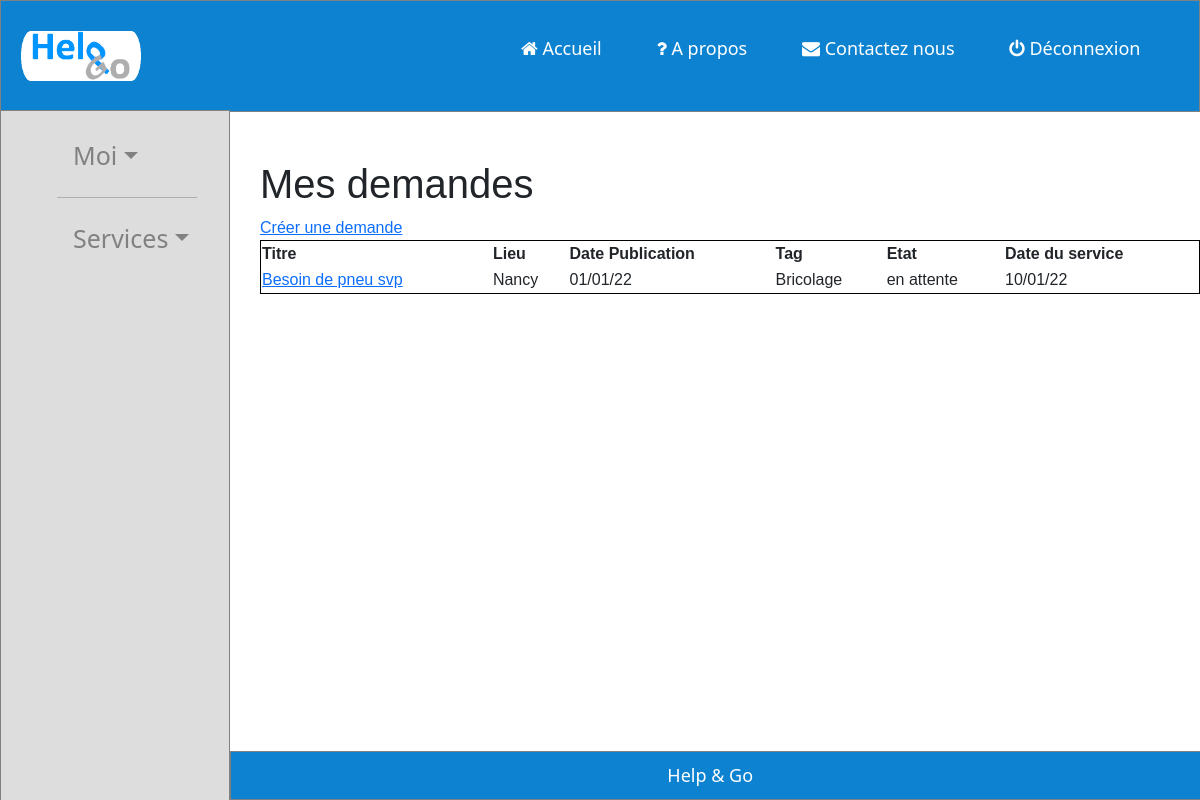
The page /1/mes_demandes on the database its author committed.
### tables this page shows
CREATE TABLE Demandes(
	id_dem int primary key check (id_dem > 0) NOT NULL,
	id_auteur_dem int check (id_auteur_dem > 0) NOT NULL,
	etat varchar check (etat in ('en attente','en cours','terminé')) NOT NULL,
	id_accepteur int DEFAULT 0,
	lieu varchar NOT NULL,
	description varchar,
	datedeb datetime default CURRENT_TIMESTAMP,
	titre varchar,
	filtre varchar check (filtre in ('Jardinage','Bricolage','Déménagement','Formation','Babysitting','Informatique','Autres taches physiques','Aide aux devoirs','Autres taches intellectuelles','Autre...')),
	dateservice datetime);

### app.py (the view)
@app.route('/<idd>/mes_demandes', methods=['GET']) #pour afficher mes demandes en récupérant la liste
def mesdemandes(idd):
    con = sqlite3.connect(database)
    cur = con.cursor()
    cur.execute('SELECT etat,lieu,datedeb,titre,filtre,id_dem,dateservice FROM Demandes WHERE id_auteur_dem = ?', (idd,))
    tab = cur.fetchall()
    con.close()
    return render_template("mesdemandes.html",liste=tab,id_user=idd)

### templates/mesdemandes.html (shortened to what this page needs)
<!DOCTYPE html>
<html>
<head>
    <link href="https://cdn.jsdelivr.net/npm/bootstrap@5.0.2/dist/css/bootstrap.min.css" rel="stylesheet">
    <link rel="stylesheet" href='/static/styles-layout.css'>
    <link rel="stylesheet" href="https://cdnjs.cloudflare.com/ajax/libs/font-awesome/4.7.0/css/font-awesome.min.css">
</head>
<div class="fixed-header">
        <div class="container-top">
            <div class="gauche"><a href="/home?id={{id_user}}"><img src='/static/help_go_icone.png'></a></div>
            <div class="droite">
                    <nav>
                    <a href="/home?id={{id_user}}"><i class="fa fa-home"></i>  Accueil</a>
                    <a href="/à_propos?id={{id_user}}"><i class="fa fa-question"></i>  A propos</a>
                    <a href="/contactez_nous?id={{id_user}}"><i class="fa fa-envelope"></i>  Contactez nous</a>
                    <a href="{{url_for('home')}}"><i class="fa fa-power-off"></i>  Déconnexion</a>
                    </nav>
            </div>
        </div>
</div>
        <div class="sidenav">
            <nav class="nav">
                <button class="navbar-toggler" type="button" data-bs-toggle="collapse" data-bs-target="#navbarSupportedContent" aria-controls="navbarSupportedContent" aria-expanded="false" aria-label="Toggle navigation">
                    <span class="navbar-toggler-icon"></span>
                  </button>
                <ul class="nav flex-column">
                    <li class="nav-item dropdown" >
                      <a class="nav-link dropdown-toggle" href="#" id="navbarDropdown" role="button" data-bs-toggle="dropdown" aria-expanded="false"> Moi</a>
                    </li>
                    <hr>
                    <li class="nav-item dropdown" >
                        <a class="nav-link dropdown-toggle" href="#" id="navbarDropdown" role="button" data-bs-toggle="dropdown" aria-expanded="false"> Services</a>
                      </li>
                  </ul>
            </nav>
          </div>
        <div class="main container-bot">
                <h1>Mes demandes</h1>
                <a href='/{{id_user}}/demande/creationd'>Créer une demande</a>
                <table style="width:100%">
                    <tr>
                        <th>Titre</th>
                        <th>Lieu</th>
                        <th>Date Publication</th>
                        <th>Tag</th>
                        <th>Etat</th>
                        <th>Date du service</th>
                    </tr>
                {% for (etat,lieu,datedeb,titre,tag,iddem,dateserv) in liste %}
                    <tr>
                        <td><a href="{{url_for('mademandelà',idd=id_user,idd_dem=iddem)}}">{{titre}}</a></td>
                        <td>{{lieu}}</td>
                        <td>{{datedeb}}</td>
                        <td>{{tag}}</td>
                        <td>{{etat}}</td>
                        <td>{{dateserv}}</td>
                    </tr>
                {% endfor %}
                </table>
        </div>
        <div class="fixed-footer">
            <div class="container-bot">Help & Go</div>
        </div>
<body>
</body>
</html>

### static/styles-layout.css (style rules this page uses)
body { padding-top: 60px; padding-bottom: 40px; }
.container-top { width: 100%; margin: 0 ; display: flex; justify-content: space-between; padding :10px; }
.container-bot { width: 80%; margin: 0 ; }
.fixed-header, .fixed-footer { width: 100%; position: fixed; background: rgb(12, 130, 209); font-size: 18px; padding: 10px 0; color: #fff; }
.fixed-header { top: 0; left: 0; border: solid 1px gray; }
.fixed-footer { bottom: 0; left: 230px; border: solid 1px gray; text-align: center; }
nav a { color: #fff; text-decoration: none; padding: 7px 25px; display: inline-block; }
.droite { width: 700px; height : 70px; padding: 7px; }
.gauche { width:140px; height: 70px; }
.container-top img { padding: 10px; height: 70px; width: 140px; }
.sidenav { text-align: left; height: 100%; width: 230px; position: fixed; z-index: 1; top: 110px; border: solid 1px gray; left: 0; background-color: rgb(221, 221, 221); overflow-x: hidden; padding-top: 20px; }
.sidenav a { padding: 6px 8px 6px 16px; text-decoration: none; font-size: 25px; color: #818181; display: block; }
.main { margin-top:100px; margin-left: 250px; font-size: 16px; font-family: arial; padding: 0px 10px; }

### templates/mesdemandes.html (style rules this page uses)
table, th, td { border:1px solid black; }

### rows shown on the page
Demandes: titre "Besoin de pneu svp", lieu "Nancy", datedeb "01/01/22", filtre "Bricolage", etat "en attente", dateservice "10/01/22"
